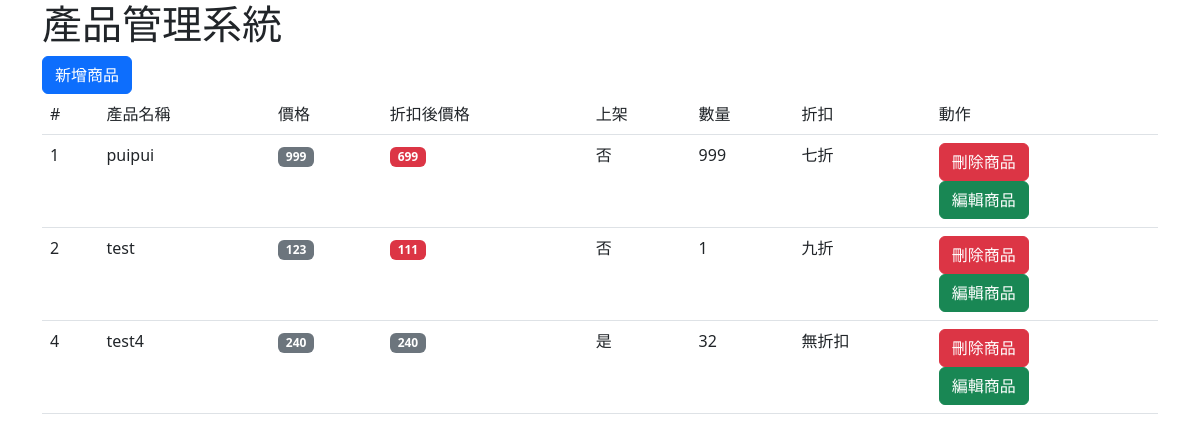
The app's page /practice/index.php with its own data.
### tables this page shows
CREATE TABLE `products` (
  `id` int(10) UNSIGNED NOT NULL,
  `title` varchar(100) NOT NULL,
  `price` int(6) NOT NULL,
  `description` text NOT NULL,
  `sale` varchar(1) NOT NULL,
  `quantity` int(5) NOT NULL,
  `discount` varchar(5) NOT NULL
);

### practice/index.php (the view, shortened to what this page needs)
<?php
require_once("conn.php");
$sql = "SELECT * FROM products";
$result = mysqli_query($conn, $sql);
?>
<?php include("template/header.php") ?>
<div class="container">
    <div class="row">
        <div class="col-12">
            <h1>產品管理系統</h1>
            <a class="btn btn-primary" href="create.php">新增商品</a>
        </div>
        <div class="col-12">
            <table class="table">
                <tr>
                    <td>#</td>
                    <td>產品名稱</td>
                    <td>價格</td>
                    <td>折扣後價格</td>
                    <td>上架</td>
                    <td>數量</td>
                    <td>折扣</td>
                    <td>動作</td>
                </tr>
                <?php
                while ($row = mysqli_fetch_assoc($result)) { ?>
                    <tr>
                        <td><?php echo $row["id"]; ?></td>
                        <td><?php echo $row["title"]; ?></td>
                        <td><?php echo "<span class='badge bg-secondary'>" . $row["price"] . "</span>"; ?></td>
                        <td>
                            <?php
                            if ($row["discount"] < 1) {
                                echo "<span class='badge bg-danger'>" . round($row["price"] * $row["discount"]) . "</span>";
                            } else {
                                echo "<span class='badge bg-secondary'>" . round($row["price"] * $row["discount"]) . "</span>";
                            }
                            ?>
                        </td>
                        <td>
                            <?php echo $row["sale"] == 1 ? "是" : "否" ?>
                        </td>
                        <td><?php echo $row["quantity"]; ?></td>
                        <td>
                            <?php switch ($row["discount"]) {
                                case 1:
                                    echo "無折扣";
                                    break;
                                case 0.9:
                                    echo "九折";
                                    break;
                                case 0.7:
                                    echo "七折";
                                    break;
                            } ?>
                        </td>
                        <td>
                            <form action="delete.php" method="POST">
                                <input type="submit" value="刪除商品" onclick="return confirm('確認刪除')" class="btn btn-danger">
                            </form>
                            <a href="edit.php?id=<?php echo $row["id"]; ?>" class="btn btn-success">編輯商品</a>
                        </td>
                    </tr>
                <?php } ?>
            </table>
        </div>
    </div>
</div>
<?php include("template/footer.php") ?>

### practice/template/header.php (shortened to what this page needs)
<!DOCTYPE html>
<html lang="en">
<head>
    <link href="https://cdn.jsdelivr.net/npm/bootstrap@5.2.3/dist/css/bootstrap.min.css" rel="stylesheet">
</head>
<body>

### practice/template/footer.php (shortened to what this page needs)
</body>
</html>

### records on screen
products: id "1", title "puipui", price "999", $row["price"] * $row["discount"] "699", sale "否", quantity "999", shows "七折"
products: id "2", title "test", price "123", $row["price"] * $row["discount"] "111", sale "否", quantity "1", shows "九折"
products: id "4", title "test4", price "240", $row['price']*$row['discount'] "240", sale "是", quantity "32", discount "無折扣"
